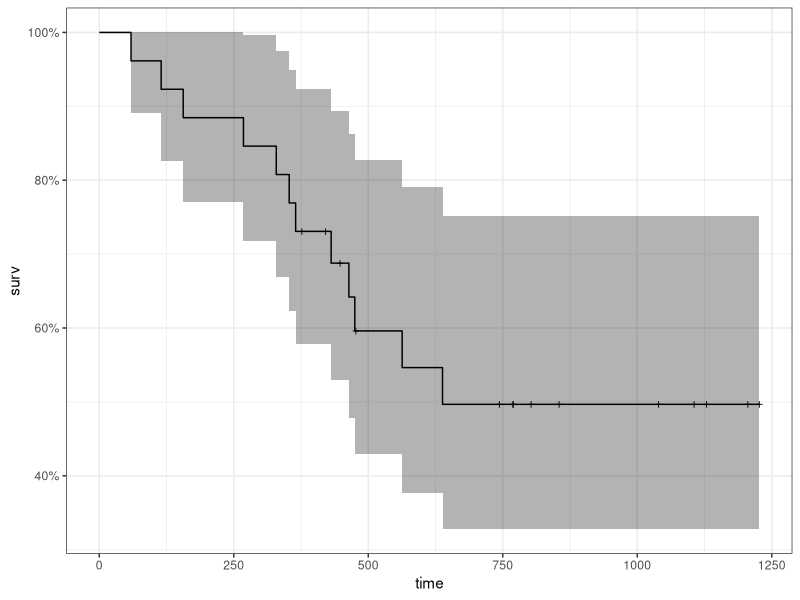
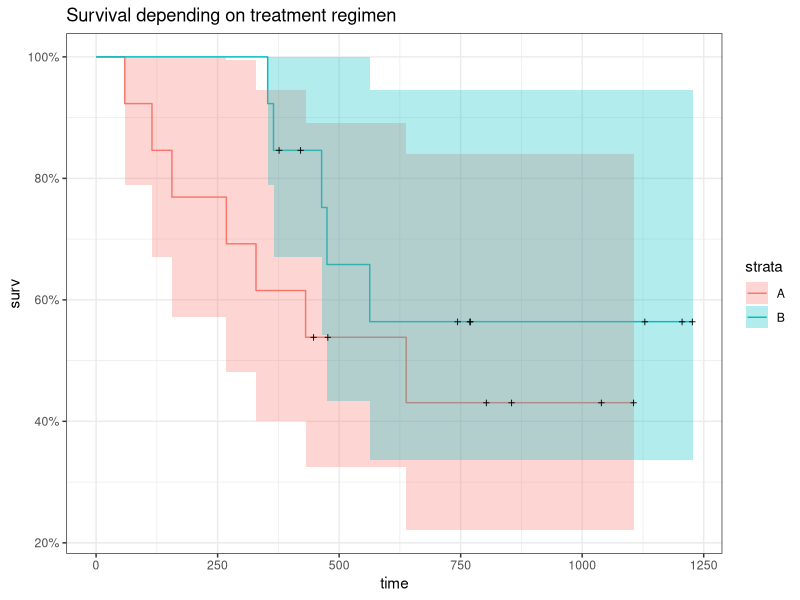
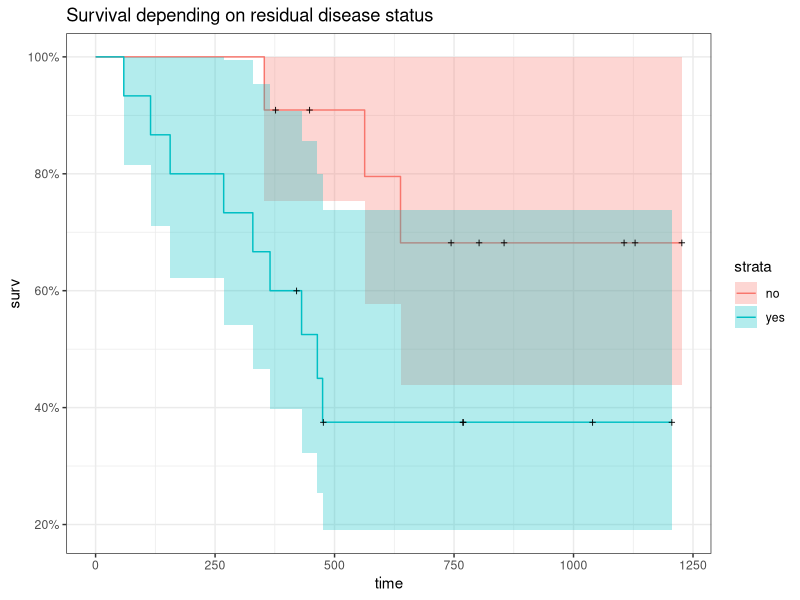
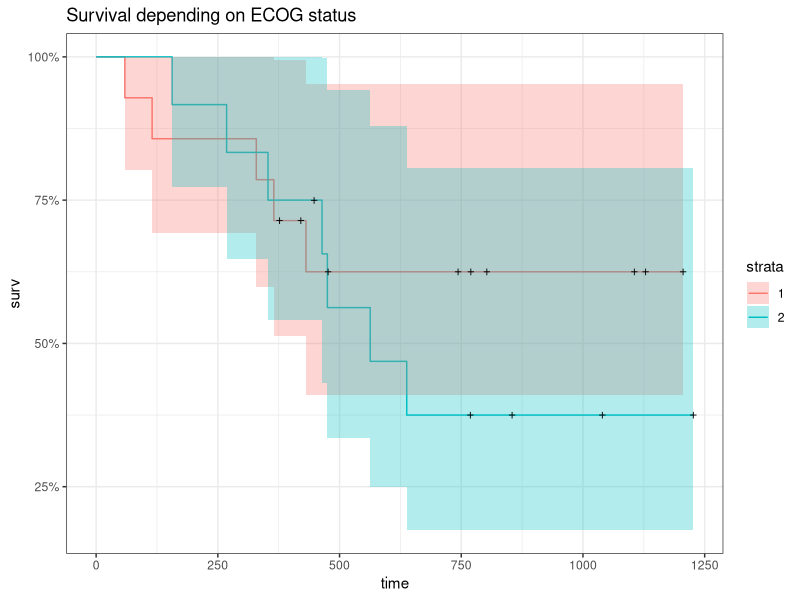
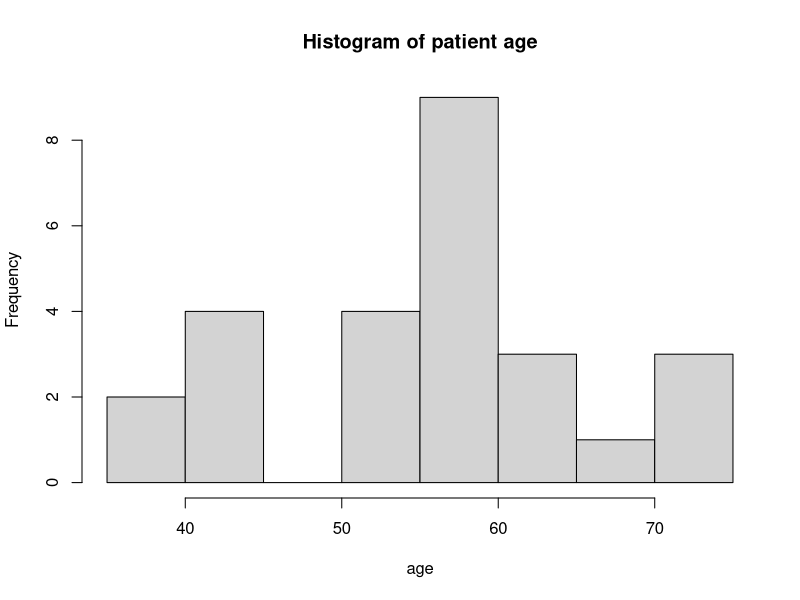
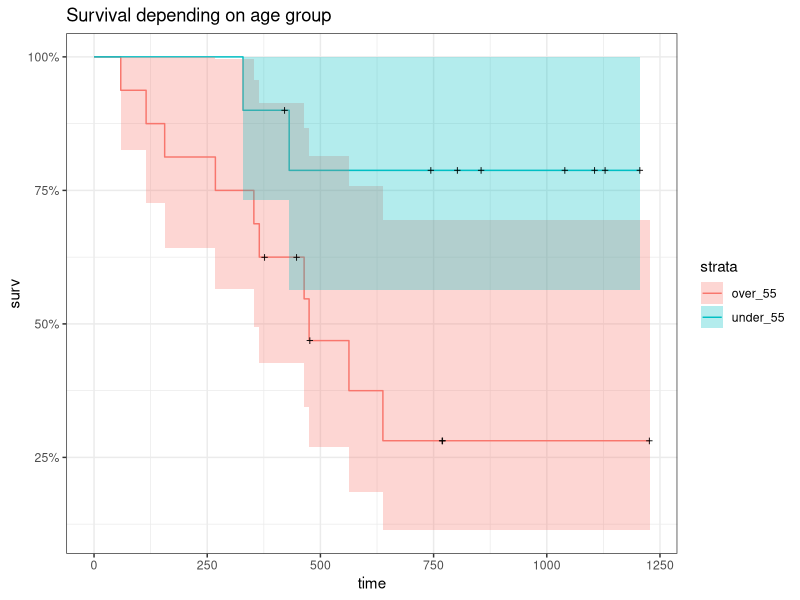
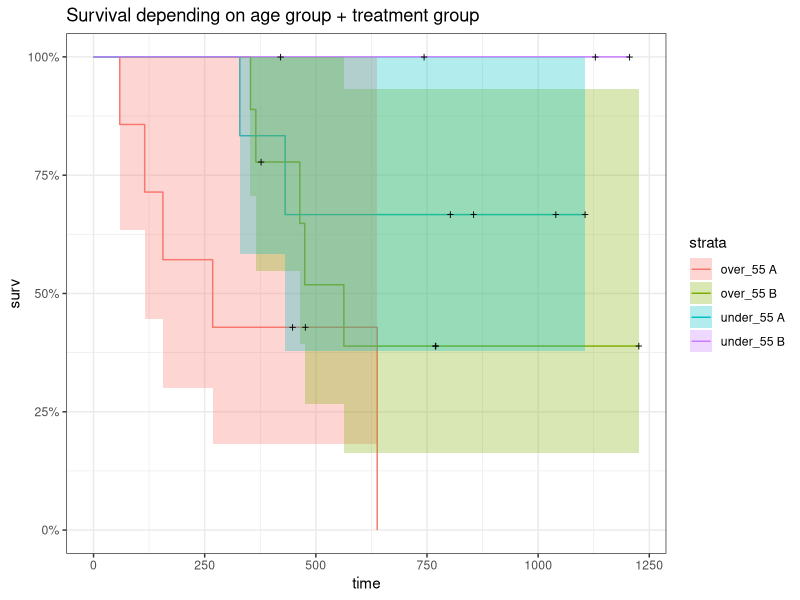
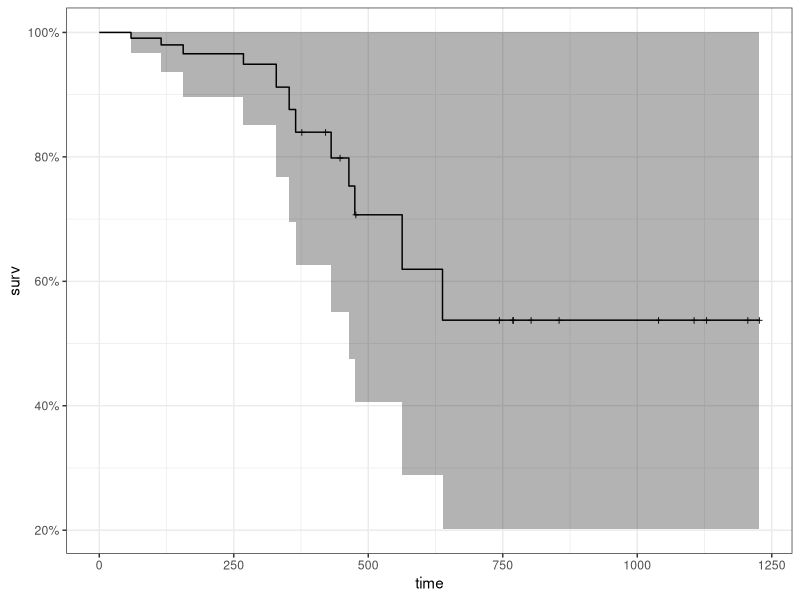

R code for these plots, in order:
## ---- chunk 1
library(survival)
library(dplyr)
library(survminer)
library(ggplot2)
library(dplyr)
library(ggfortify)
library(coin)
theme_set(theme_bw())
## ---- chunk 2
data("ovarian")
## ---- chunk 3
glimpse(ovarian)
## ---- chunk 4
cat('Number of incomplete observations: ', sum(!complete.cases(ovarian)))
## ---- chunk 5
ovarian$resid.ds <- factor(ovarian$resid.ds, levels = c("1", "2"), labels = c("no", "yes"))
ovarian$rx <- factor(ovarian$rx, levels = c("1", "2"), labels = c("A", "B"))
ovarian$ecog.ps <- factor(ovarian$ecog.ps)
## ---- chunk 6
km <- with(ovarian, Surv(futime, fustat))

km_fit <- survfit(Surv(futime, fustat) ~ 1, data=ovarian)
summary(km_fit, times = c(1,30,60,90*(1:10)))
autoplot(km_fit)
## ---- chunk 7
km_rx_fit <- survfit(Surv(futime, fustat) ~ rx, data=ovarian)
autoplot(km_rx_fit, main= "Survival depending on treatment regimen")
## ---- chunk 8
km_resid_ds_fit <- survfit(Surv(futime, fustat) ~ resid.ds, data=ovarian)
autoplot(km_resid_ds_fit, main= "Survival depending on residual disease status")
## ---- chunk 9
km_ecog_ps_fit <- survfit(Surv(futime, fustat) ~ ecog.ps, data=ovarian)
autoplot(km_ecog_ps_fit, main= "Survival depending on ECOG status")
## ---- chunk 10
cat('Mean age: ', mean(ovarian$age))
## ---- chunk 11
hist(ovarian$age, xlab = "age", main = "Histogram of patient age")
## ---- chunk 12
ov <- mutate(ovarian, age_group = ifelse((age >=55), "over_55", "under_55"), age_group = factor(age_group))
## ---- chunk 13
km_age_group_fit <- survfit(Surv(futime, fustat) ~ age_group, data=ov)
autoplot(km_age_group_fit, main= "Survival depending on age group")
## ---- chunk 14
ov_two_factors <- ov
ov_two_factors$hyb_fact <- paste(ov_two_factors$age_group, ov_two_factors$rx)
ov_two_factors$hyb_fact <- factor(ov_two_factors$hyb_fact)

ov_two_factors <- ov_two_factors %>% filter(!is.na(hyb_fact))
ov_two_factors %>%  count(hyb_fact) # samples per group
## ---- chunk 15
km_age_fit_trt <- survfit(Surv(futime, fustat) ~ hyb_fact, data=ov_two_factors)
autoplot(km_age_fit_trt, main= "Survival depending on age group + treatment group")
## ---- chunk 16
survdiff(Surv(futime, fustat) ~ rx, data = ovarian)
## ---- chunk 17
logrank_test(Surv(futime, fustat) ~ rx, data = ovarian, 
             distribution = "exact")
## ---- chunk 18
logrank_test(Surv(futime, fustat) ~ resid.ds, data = ovarian, 
             distribution = "exact")
## ---- chunk 19
logrank_test(Surv(futime, fustat) ~ ecog.ps, data = ovarian, 
             distribution = "exact")
## ---- chunk 20
logrank_test(Surv(futime, fustat) ~ age_group, data = ov, 
             distribution = "exact")
## ---- chunk 21
logrank_test(Surv(futime, fustat) ~ hyb_fact, data = ov_two_factors)
## ---- chunk 22
cox <- coxph(Surv(futime, fustat) ~ rx + age + resid.ds + ecog.ps , data = ovarian)
summary(cox)
## ---- chunk 23
cox_fit <- survfit(cox)
autoplot(cox_fit)
## ---- chunk 24
aa_fit <- aareg(Surv(futime, fustat) ~ rx + age + resid.ds + ecog.ps , data = ovarian)
autoplot(aa_fit)
## ---- chunk 25
fit.coxph <- coxph(Surv(futime, fustat) ~ rx + age_group + resid.ds + ecog.ps, data = ov)
ggforest(fit.coxph, data = ov)
